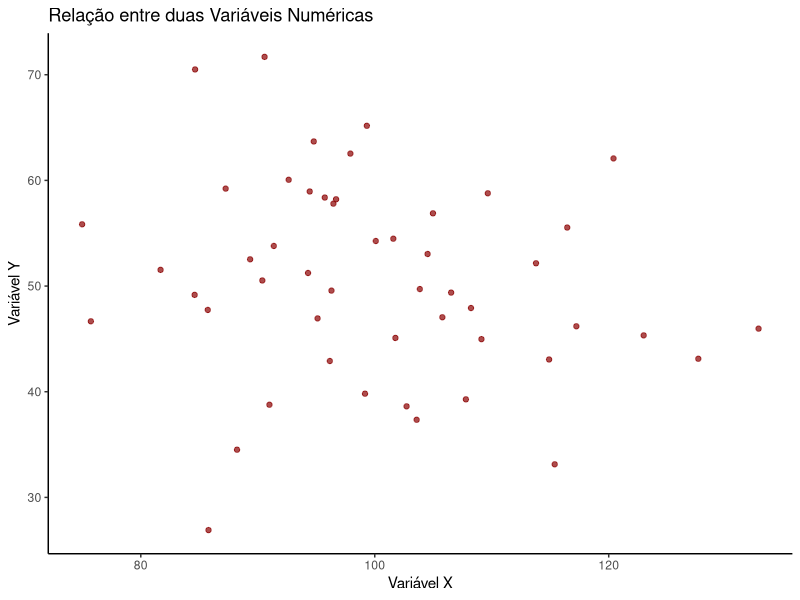
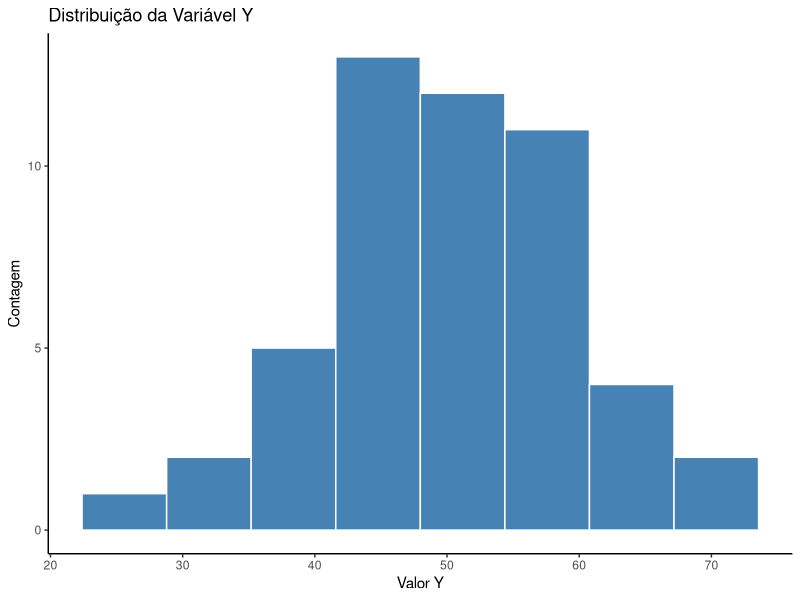
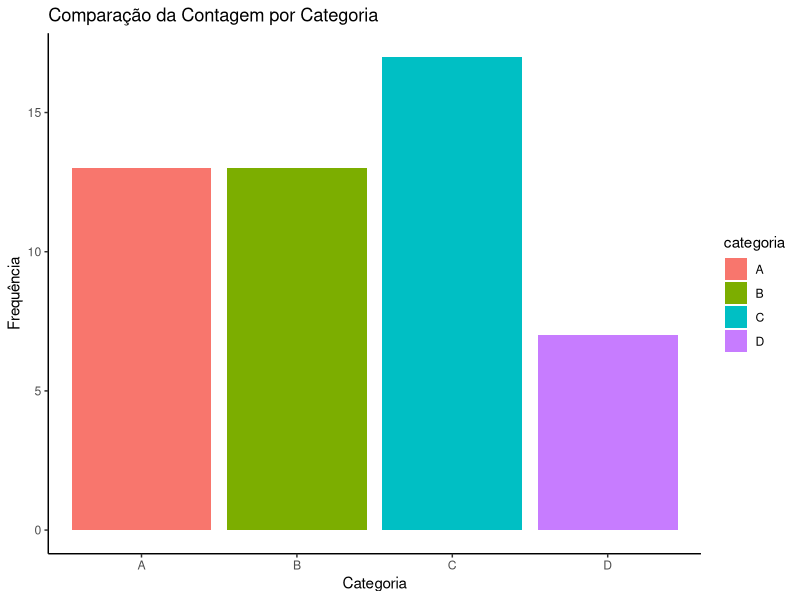
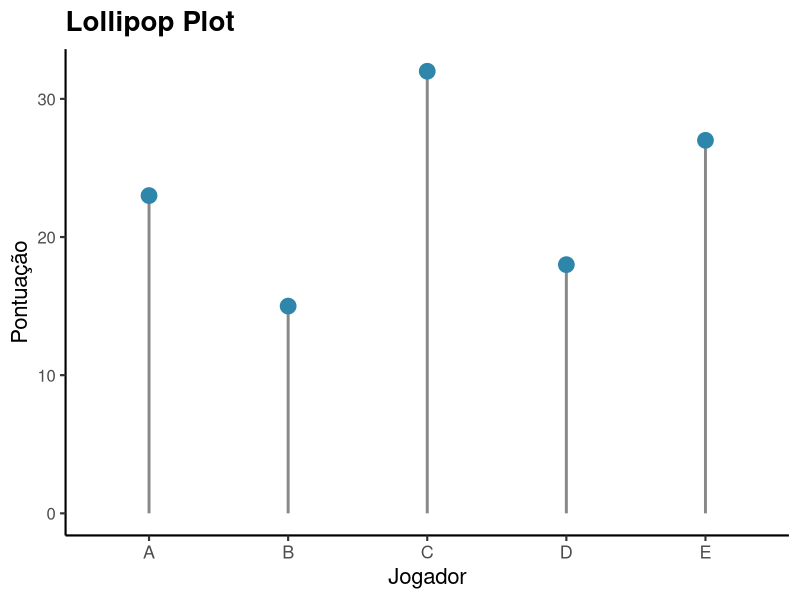
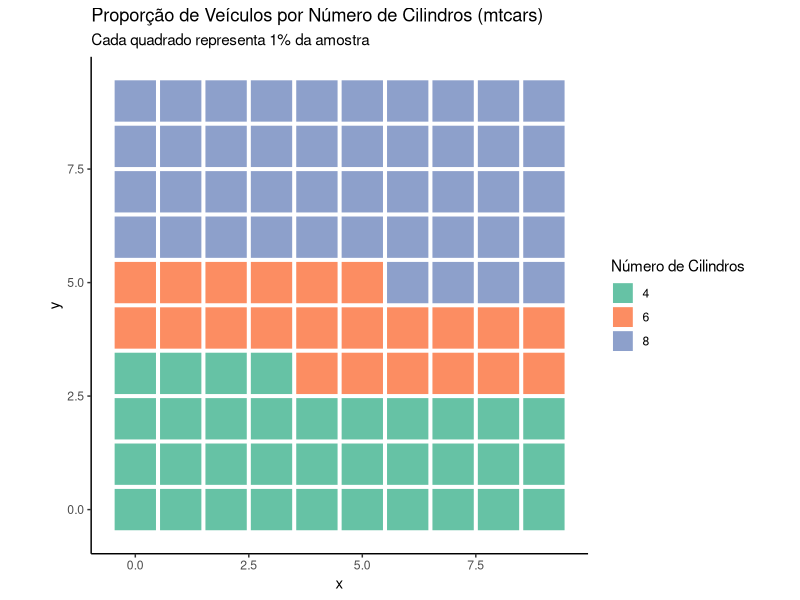

Write the R code that produced these figures, in order.
## ---- chunk 1
# Configurações globais para os chunks.
knitr::opts_chunk$set(echo = TRUE,
                      message = FALSE,
                      warning = FALSE,
                      fig.align = 'center',
                      fig.height = 4,
                      fig.width = 6)
## ---- chunk 2
# Carrega o pacote principal para os exemplos
require(ggplot2)
library(tidyverse)

# Criar dados falsos para exemplos
set.seed(123)
dados <- data.frame(
    categoria = factor(sample(LETTERS[1:4], 50, replace = TRUE)),
    valor_y = rnorm(50, 50, 10),
    valor_x = rnorm(50, 100, 15),
    tempo = 1:50
)
## ---- chunk 3
# Exemplo: Existe relação entre 'valor_x' e 'valor_y'?
ggplot(dados, aes(x = valor_x, y = valor_y)) +
  geom_point(color = "darkred", alpha = 0.7) +
  labs(title = "Relação entre duas Variáveis Numéricas",
       x = "Variável X",
       y = "Variável Y") +
    theme_classic()
## ---- chunk 4
# Exemplo: Como se distribuem os valores da 'valor_y'?
ggplot(dados, aes(x = valor_y)) +
  geom_histogram(bins = 8, fill = "steelblue", color = "white") +
  labs(title = "Distribuição da Variável Y",
       x = "Valor Y",
       y = "Contagem") +
    theme_classic()
## ---- chunk 5
# Exemplo: Comparando a contagem de observações por 'categoria'
ggplot(dados, aes(x = categoria, fill = categoria)) +
  geom_bar() +
  labs(title = "Comparação da Contagem por Categoria",
       x = "Categoria",
       y = "Frequência") +
  theme(legend.position = "none")  +
    theme_classic()
## ---- chunk 6
df <- data.frame(
  Categoria = c("A", "B", "C", "D", "E"),
  Valor = c(23, 15, 32, 18, 27)
)
ggplot(df, aes(x = Categoria, y = Valor)) +
  geom_segment(aes(x = Categoria, xend = Categoria, y = 0, yend = Valor),
               color = "#888888", linewidth = 1) +
  geom_point(color = "#2E86AB", size = 5) +
  labs(
    title = "Lollipop Plot",
    x = "Jogador",
    y = "Pontuação"
  ) +
  theme_classic(base_size = 16) +
  theme(
    plot.title = element_text(face = "bold", size = 20),
    plot.subtitle = element_text(size = 14, color = "#555"),
    axis.text.x = element_text(size = 13),
    axis.text.y = element_text(size = 12)
  )

## ---- chunk 7

# 1. Contagem por categoria
dados <- mtcars %>%
  count(cyl) %>%
  mutate(prop = n / sum(n))

# 2. Criar 100 quadrados
waffle <- dados %>%
  mutate(quadrados = round(prop * 100)) %>% 
  uncount(quadrados) %>% 
  mutate(index = row_number(),
         x = (index - 1) %% 10,
         y = (index - 1) %/% 10)

# 3. Waffle plot
ggplot(waffle, aes(x = x, y = y, fill = factor(cyl))) +
  geom_tile(color = "white", size = 0.6, width = 0.95, height = 0.95) +
  scale_fill_brewer(
    palette = "Set2",
    name = "Número de Cilindros"
  ) +
  coord_equal() +
  labs(
    title = "Proporção de Veículos por Número de Cilindros (mtcars)",
    subtitle = "Cada quadrado representa 1% da amostra"
  ) +
  theme_void(base_size = 20) +
  theme(
    plot.title = element_text(face = "bold", size = 26, hjust = 0.5),
    plot.subtitle = element_text(size = 16, hjust = 0.5, color = "#555555"),
    legend.position = "bottom",
    legend.title = element_text(size = 16),
    legend.text = element_text(size = 14),
    plot.margin = margin(20, 20, 20, 20)
  ) +
  theme_classic()
